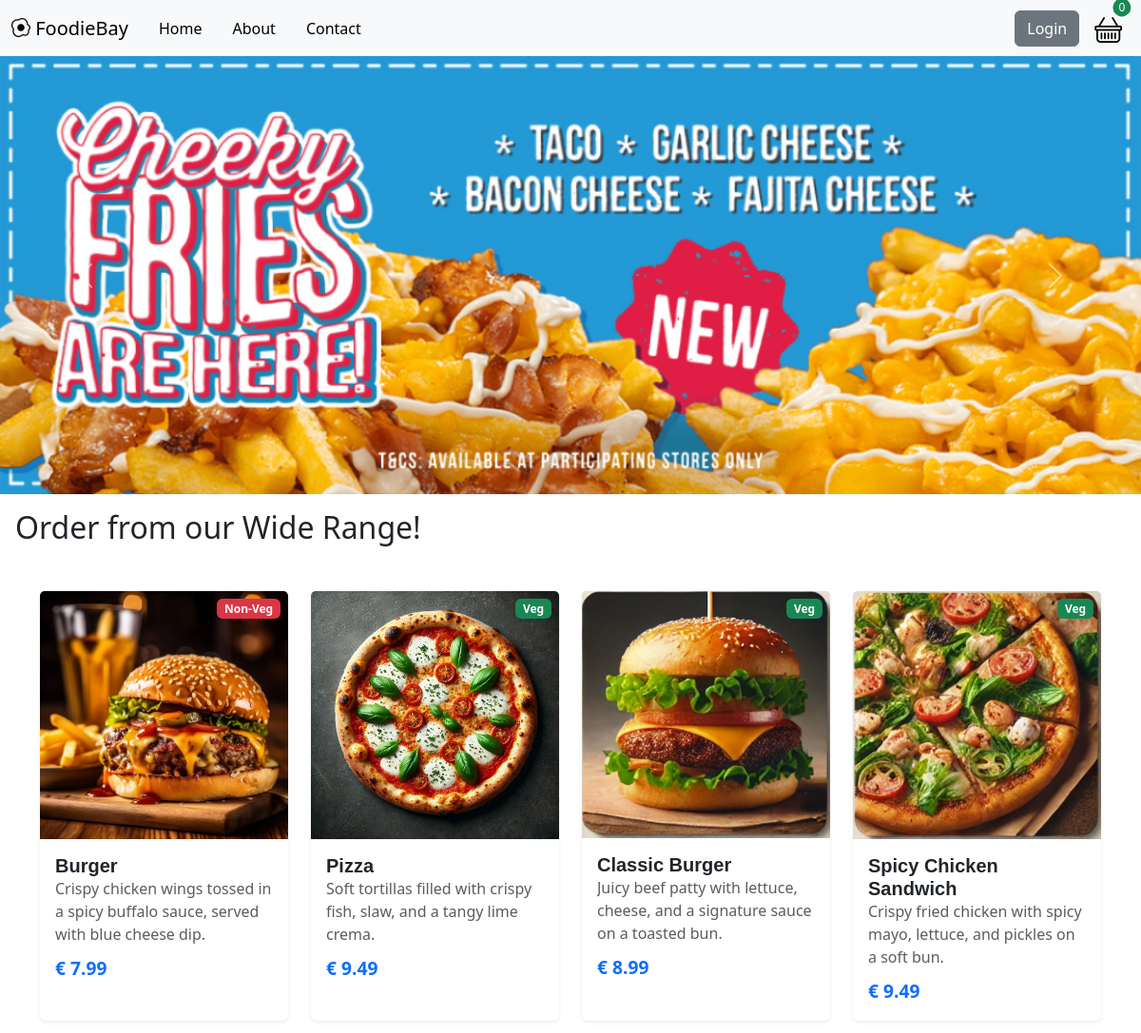
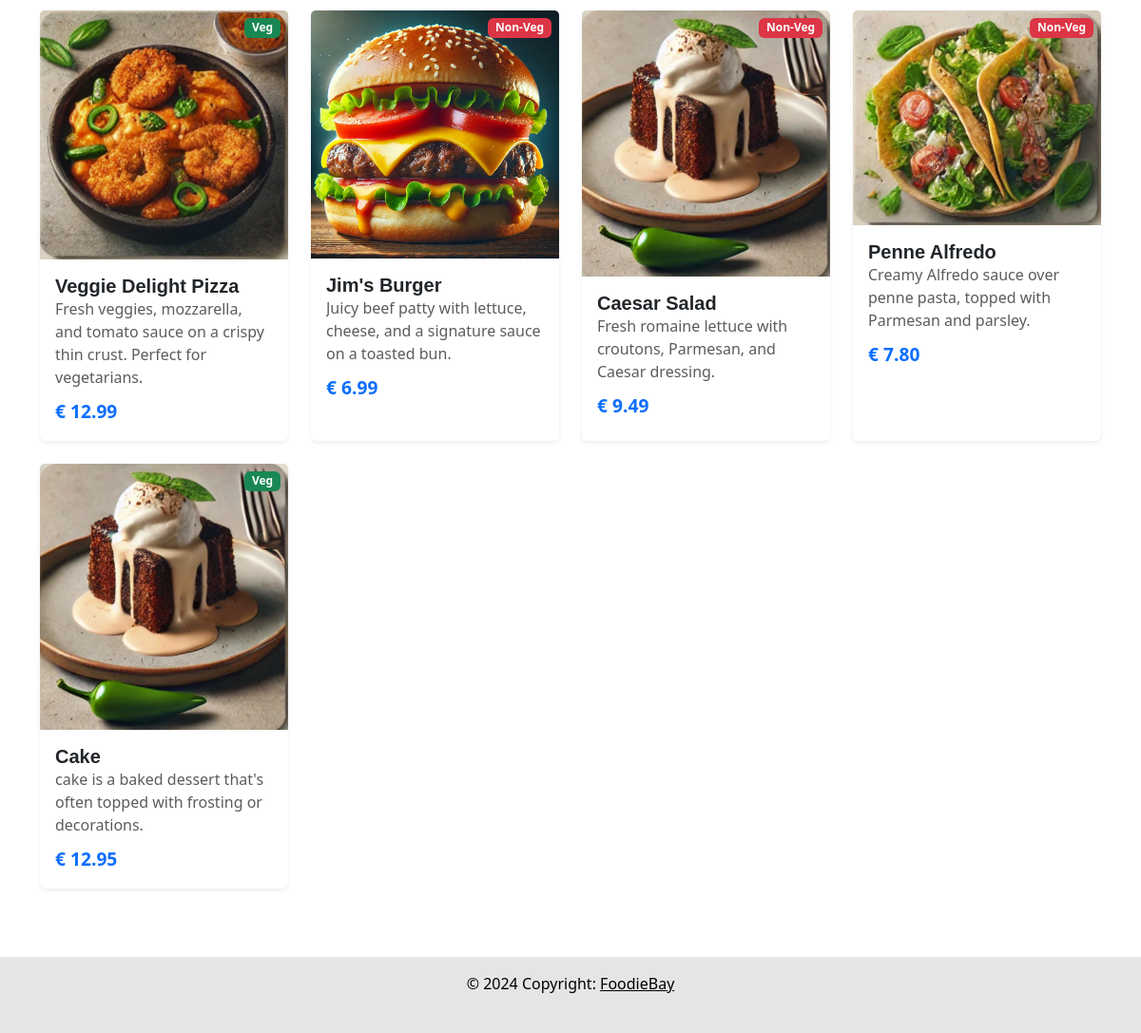
The page / on the database its author committed (2 pictures, top to bottom).
### FoodieBay/models.py (models this page shows, shortened)
class fooditem(models.Model):
    item_name = models.CharField(max_length=30)
    description = models.CharField(max_length=100)
    price = models.DecimalField(max_digits=4, default=0, decimal_places=2)
    image = models.ImageField(upload_to='uploads/product/', blank=True, null=True)
    non_veg = models.BooleanField(default=False)

### FoodieBay/views.py (the view)
# urls.py: 2. Add a URL to urlpatterns:  path('', views.home, name='home')
def home(request):
    fooditems = fooditem.objects.all()
    return render(request, 'index.html', {'fooditems': fooditems})

### cart/cart.py (called while the page is built)
    def __len__(self):
        return len(self.cart)

### cart/context_processor.py (called while the page is built)
def cart(request):
    return {'cart': Cart(request)}

### FoodieBay/templates/index.html (shortened to what this page needs)
<!doctype html>
{% load static %}
<html lang="en">
   <head>
      <link rel="stylesheet" href="https://cdn.jsdelivr.net/npm/bootstrap-icons@1.11.3/font/bootstrap-icons.min.css">
     <link rel="stylesheet" type="text/css" href="{% static 'style/card.css' %}" media="all">
      <link href="https://cdn.jsdelivr.net/npm/bootstrap@5.3.3/dist/css/bootstrap.min.css" rel="stylesheet">
   </head>
   <body>
      {% include 'navbar.html' %}
      <div id="carouselExampleAutoplaying" class="carousel slide" data-bs-ride="carousel" align="center">
         <div class="carousel-inner">
            <div class="carousel-item active">
               <img src="{% static 'image/1.webp' %}" class="d-block w-100" alt="...">
            </div>
         </div>
         <button class="carousel-control-prev" type="button" data-bs-target="#carouselExampleAutoplaying" data-bs-slide="prev">
         <span class="carousel-control-prev-icon" aria-hidden="true"></span>
         </button>
         <button class="carousel-control-next" type="button" data-bs-target="#carouselExampleAutoplaying" data-bs-slide="next">
         <span class="carousel-control-next-icon" aria-hidden="true"></span>
         </button>
      </div>
      <div class="center">
        <h2 class="m-3">Order from our Wide Range! </h2>
      </div>
<div class="container my-5">
   <div class="row">
      {% for fooditem in fooditems %}
         <div class="col-md-3 col-sm-6 mb-4">
            <a href="{% url 'product' fooditem.id %}" style="text-decoration: none">
            <div class="card h-100 shadow-sm border-0 rounded position-relative">
               <div class="badge-container position-relative">
                  <img src="{{ fooditem.image.url }}" class="card-img-top" alt="{{ fooditem.item_name }}">
                  {% if fooditem.non_veg %}
                     <span class="badge bg-danger position-absolute top-0 end-0 m-2">Non-Veg</span>
                  {% else %}
                     <span class="badge bg-success position-absolute top-0 end-0 m-2">Veg</span>
                  {% endif %}
               </div>
               <div class="card-body d-flex flex-column">
                  <div class="d-flex align-items-center">
                     <h5 class="card-title font-weight-bold mb-0">{{ fooditem.item_name }}</h5>
                  </div>
                  <div class="description-container">
                     <p class="card-text text-muted description">{{ fooditem.description }}</p>
                     <p class="card-text text-primary font-weight-bold price">€ {{ fooditem.price }}</p>
                  </div>
               </div>
            </div>
            </a>
         </div>
      {% endfor %}
   </div>
</div>
   </body>
  <footer class="text-center text-lg-start">
    <div class="text-center text-black p-3" style="background-color: rgba(0, 0, 0, 0.1);">
      © 2024 Copyright:
      <a class="text-black" href="/">FoodieBay</a>
      <br><br />
    </div>
  </footer>
</html>

### static/style/card.css (style rules this page uses)
.card { transition: transform 0.2s ease, box-shadow 0.2s ease; }
.card-title { font-family: 'Poppins', sans-serif; font-weight: 600; }
.description-container { min-height: 100px; display: flex; flex-direction: column; justify-content: space-between; }
.description { margin-bottom: 10px; overflow: hidden; text-overflow: ellipsis; }
.price { font-size: 1.2rem; font-weight: bold; color: #007bff; margin: 0; }

### rows shown on the page
fooditem: image (picture), non_veg "Non-Veg", item_name "Burger", description "Crispy chicken wings tossed in a spicy buffalo sauce, served with blue cheese dip.", price "7.99"
fooditem: image (picture), non_veg "Veg", item_name "Pizza", description "Soft tortillas filled with crispy fish, slaw, and a tangy lime crema.", price "9.49"
fooditem: image (picture), non_veg "Veg", item_name "Classic Burger", description "Juicy beef patty with lettuce, cheese, and a signature sauce on a toasted bun.", price "8.99"
fooditem: image (picture), non_veg "Veg", item_name "Spicy Chicken Sandwich", description "Crispy fried chicken with spicy mayo, lettuce, and pickles on a soft bun.", price "9.49"
fooditem: image (picture), non_veg "Veg", item_name "Veggie Delight Pizza", description "Fresh veggies, mozzarella, and tomato sauce on a crispy thin crust. Perfect for vegetarians.", price "12.99"
fooditem: image (picture), non_veg "Non-Veg", item_name "Jim's Burger", description "Juicy beef patty with lettuce, cheese, and a signature sauce on a toasted bun.", price "6.99"
fooditem: image (picture), non_veg "Non-Veg", item_name "Caesar Salad", description "Fresh romaine lettuce with croutons, Parmesan, and Caesar dressing.", price "9.49"
fooditem: image (picture), non_veg "Non-Veg", item_name "Penne Alfredo", description "Creamy Alfredo sauce over penne pasta, topped with Parmesan and parsley.", price "7.80"
fooditem: image (picture), non_veg "Veg", item_name "Cake", description "cake is a baked dessert that's often topped with frosting or decorations.", price "12.95"

### other values the page prints
{{ cart|length }} "0"
